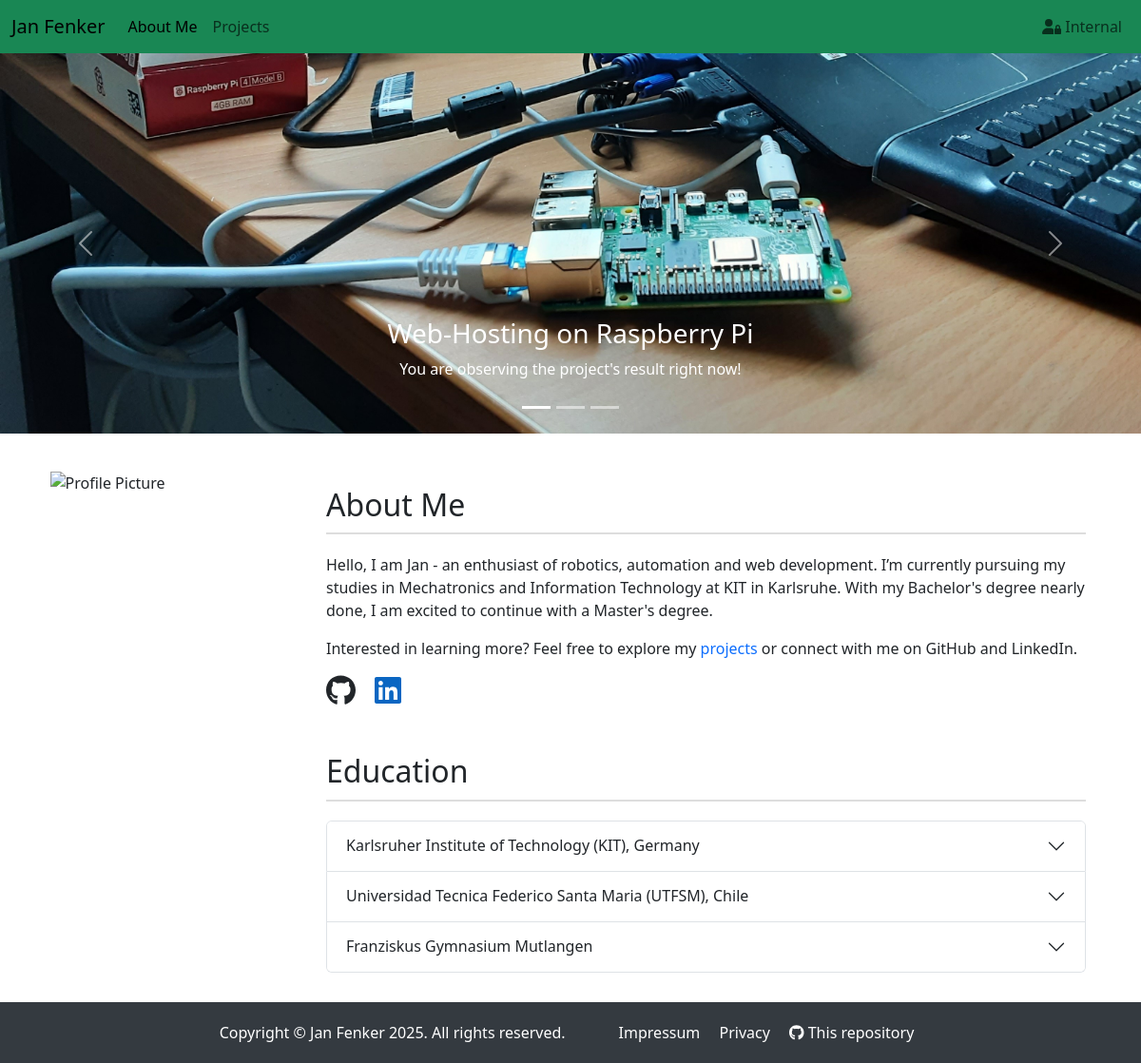
/index, run on the app's committed database.
### app/models.py (models this page shows, shortened)
class Project(db.Model):
    __tablename__ = 'project'
    id = db.Column(db.Integer, primary_key=True)
    title = db.Column(db.String(128), index=True, unique=True)
    title_brief = db.Column(db.String(64))
    period = db.Column(db.String(64), nullable=True)
    main_image_id = db.Column(db.Integer, db.ForeignKey('gallery.id'))
    bg_image = db.Column(db.String(64), nullable=True)
    description = db.Column(db.String(256))
    link = db.Column(db.String(64), nullable=True)
    link_ext = db.Column(db.String(128), nullable=True)
    gallery = db.relationship('Gallery', backref='project', lazy='joined', foreign_keys='Gallery.project_id')
    @property
    def image(self):
        return Gallery.query.get(self.main_image_id)

### app/views.py (the view)
@app.route('/', methods=['GET', 'POST'])
@app.route('/index', methods=['GET', 'POST'])
def index():
    highlights = ['raspbi_webhost', 'msup']
    picked_projects = []
    for link in highlights:
        picked_projects.append(models.Project.query.filter_by(link=link).one())
    return render_template('index.html', title='Jan Fenker', projects=picked_projects)

### app/templates/index.html (shortened to what this page needs)
{% extends "base.html" %}
{% block banner %}
    <div class="container-fluid px-0">
        <div id="demo" class="carousel slide" data-bs-ride="carousel">
            <div class="carousel-indicators">
                {% for i in range(projects|length + 1) %}
                    <button type="button" data-bs-target="#demo" data-bs-slide-to="{{ i }}"
                            class="{% if i == 0 %}active{% endif %}"></button>
                {% endfor %}
            </div>
            <div class="carousel-inner" style="height: 50vh;">
                {% for project in projects %}
                    <a href="{{ url_for('project', link=project.link) }}">
                        <div class="carousel-item {% if loop.first %}active{% endif %}">
                            <img src="{{ url_for('static', filename=project.bg_image) }}"
                                 alt="{{ project.image.alt }} {{ loop.index }}">
                            <div class="carousel-caption">
                                <h3>{{ project.title_brief }}</h3>
                                <p>{{ project.description }}</p>
                            </div>
                        </div>
                    </a>
                {% endfor %}
            </div>
            <button class="carousel-control-prev" type="button" data-bs-target="#demo" data-bs-slide="prev">
                <span class="carousel-control-prev-icon"></span>
            </button>
            <button class="carousel-control-next" type="button" data-bs-target="#demo" data-bs-slide="next">
                <span class="carousel-control-next-icon"></span>
            </button>
        </div>
    </div>
{% endblock %}
{% block content %}
    <div class="row">
        <div class="col-md-3">
            <div class="sticky-top mt-4">
                <img src="/static/img/me_with_hat.jpg" alt="Profile Picture"
                     class="img-fluid img-circle mx-auto d-block" style="width: 15em;">
            </div>
        </div>
        <div class="col-md-9">
            <div class="p-3 mb-3 mt-4">
                <h2 class="head">About Me</h2>
                <p>Hello, I am Jan - an enthusiast of robotics, automation and web development.
                    I’m currently pursuing my studies in Mechatronics and Information Technology at KIT in Karlsruhe.
                    With my Bachelor's degree nearly done, I am excited to continue with a Master's degree.
                </p>
                <p>
                    Interested in learning more? Feel free to explore my <a class="link"
                                                                            href="{{ url_for('projects') }}">projects</a>
                    or
                    connect with me on GitHub and LinkedIn.
                </p>
                <div class="mt-3">
                    <a href="https://github.com/urvdp" target="_blank" class="text-dark me-3"><i
                            class="fab fa-github fa-2x"></i></a>
                    <a href="https://www.linkedin.com/in/jan-fenker" target="_blank" class="text-dark"
                       style="color: #0a66c2;">
                        <i class="fab fa-linkedin fa-2x" style="color: #0a66c2;"></i>
                    </a>
                </div>
            </div>
            <div class="p-3 mt-3">
                <h2 class="head">Education</h2>
                <div class="accordion" id="accordionEdu">
                    <div class="accordion-item">
                        <h2 class="accordion-header" id="headingOne">
                            <button class="accordion-button collapsed" type="button" data-bs-toggle="collapse"
                                    data-bs-target="#collapseOne" aria-expanded="false" aria-controls="collapseOne">
                                Karlsruher Institute of Technology (KIT), Germany
                            </button>
                        </h2>
                    </div>
                    <div class="accordion-item">
                        <h2 class="accordion-header" id="headingTwo">
                            <button class="accordion-button collapsed" type="button" data-bs-toggle="collapse"
                                    data-bs-target="#collapseTwo" aria-expanded="false" aria-controls="collapseTwo">
                                Universidad Tecnica Federico Santa Maria (UTFSM), Chile
                            </button>
                        </h2>
                    </div>
                    <div class="accordion-item">
                        <h2 class="accordion-header" id="headingThree">
                            <button class="accordion-button collapsed" type="button" data-bs-toggle="collapse"
                                    data-bs-target="#collapseThree" aria-expanded="false" aria-controls="collapseThree">
                                Franziskus Gymnasium Mutlangen
                            </button>
                        </h2>
                    </div>
                </div>
            </div>
        </div>
    </div>
{% endblock %}

### data on the page
Project: bg_image (picture), title_brief "Web-Hosting on Raspberry Pi", description "You are observing the project's result right now!"
